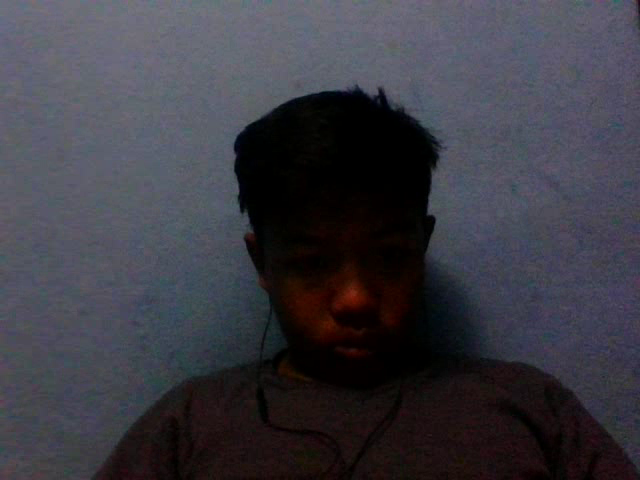
#> input picture frame 11 of hello.avi, 640 x 480 px, given in place of slow_traffic_small.mp4, which was not available
$ python opencv37.py
#> lines starting #> are read from the running program, lines starting #| are printed output that depends on the picture; after the words box and inside, x2 and y2 are one past the last pixel; in counts of white or black regions, pixels touching at a corner belong together; pictures that were not available may be replaced by others from this repository, and a replacement may not be noted
# Mean Shift Object Tracking in opencv python

import numpy as np
import cv2 as cv

cap = cv.VideoCapture('slow_traffic_small.mp4')

# take first frame of the video
ret, frame = cap.read()
#> frame is the input picture: shape (480, 640, 3); mean B, G, R 66.9, 58.5, 59.5

# setup initial location of window
x, y, width, height = 300, 200, 100, 50
track_window = (x, y ,width, height)

# set up the ROI for tracking
roi = frame[y:y+height, x : x+width]
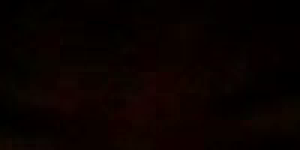
#> roi: shape (50, 100, 3) (shown 3 times larger); mean B, G, R 0.3, 1.8, 9.4
hsv_roi = cv.cvtColor(roi, cv.COLOR_BGR2HSV)
#> hsv_roi: shape (50, 100, 3); mean H, S, V 5.9, 247.2, 9.4
mask = cv.inRange(hsv_roi, np.array((0., 60., 32.)), np.array((180., 255., 255)))
#> mask: shape (50, 100); every value is 0
roi_hist = cv.calcHist([hsv_roi], [0], mask, [180], [0, 180])
#> roi_hist = 180 values from 0 to 0
cv.normalize(roi_hist, roi_hist, 0, 255,cv.NORM_MINMAX)

# Setup the termination criteria, either 10 iteration or move by atleast 1 pt
term_crit = ( cv.TERM_CRITERIA_EPS | cv.TERM_CRITERIA_COUNT, 10, 1)
cv.imshow('roi',roi)
while(1):
    ret, frame = cap.read()
    if ret == True:

        hsv = cv.cvtColor(frame, cv.COLOR_BGR2HSV)
#> hsv: shape (480, 640, 3); mean H, S, V 94.8, 78.7, 69.9
        dst = cv.calcBackProject([hsv], [0], roi_hist, [0, 180], 1)
#> dst: shape (480, 640); every value is 0
        # apply meanshift to get the new location
        ret, track_window = cv.meanShift(dst, track_window, term_crit)
#> ret = 0; track_window = (300, 200, 100, 50)
        # Draw it on image
        x,y,w,h = track_window
#> x = 300; y = 200; w = 100; h = 50
        final_image = cv.rectangle(frame, (x,y), (x+w, y+h), 255, 3)

        cv.imshow('dst', dst)
        cv.imshow('final_image',final_image)
        k = cv.waitKey(30) & 0xff
#> (key Esc is pressed here)
        if k == 27:
            break
    else:
        break

cap.release()
cv.destroyAllWindows()

$ run again, starting later in the video
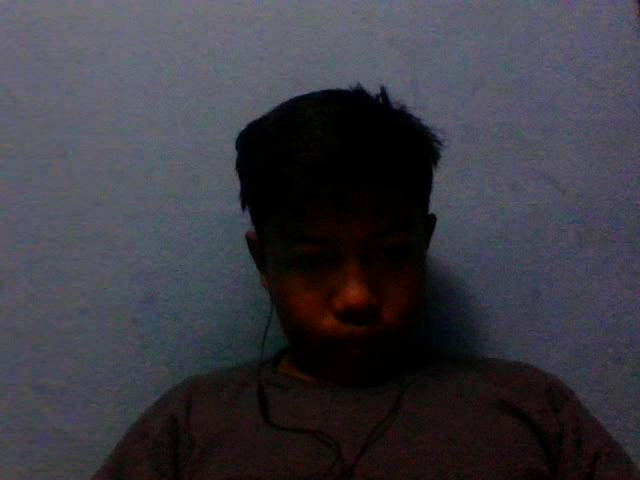
#> input picture frame 89 of hello.avi, 640 x 480 px, given in place of slow_traffic_small.mp4, which was not available
#> frame is the input picture: shape (480, 640, 3); mean B, G, R 66.6, 58.2, 59.4
#> hsv_roi: shape (50, 100, 3); mean H, S, V 7.1, 249, 9.7
#> mask: shape (50, 100); 0.04% white in thin lines or dots, all inside (x1, y1, x2, y2) = (58, 30, 59, 32)
#> roi_hist = 180 values, max 2 at index 0, min 0 at index 1, mean 0.0111
#> hsv: shape (480, 640, 3); mean H, S, V 94.4, 78.6, 70
#> `dst = cv.calcBackProject([hsv], [0], roi_hist, [0, 180], 1)`:
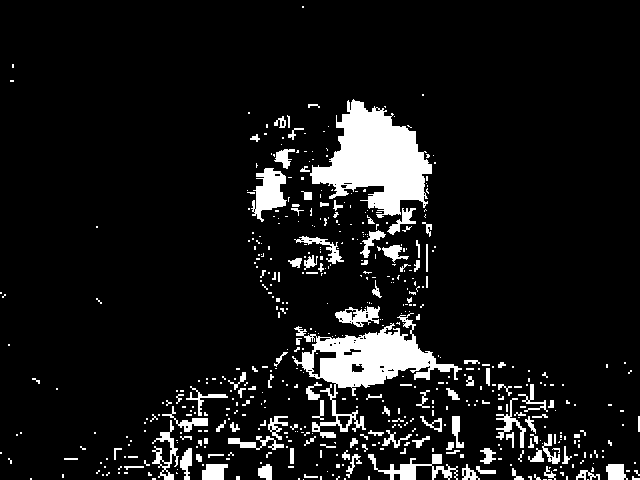
#> dst: shape (480, 640); 9.2% white; 538 white regions (410 under 20 px), largest, box (x1, y1, x2, y2) and area: (310, 99, 432, 218) 7707, (292, 313, 462, 438) 6038, (251, 168, 287, 222) 1084
#> ret = 10; track_window = (332, 149, 100, 50)
#> x = 332; y = 149; w = 100; h = 50
